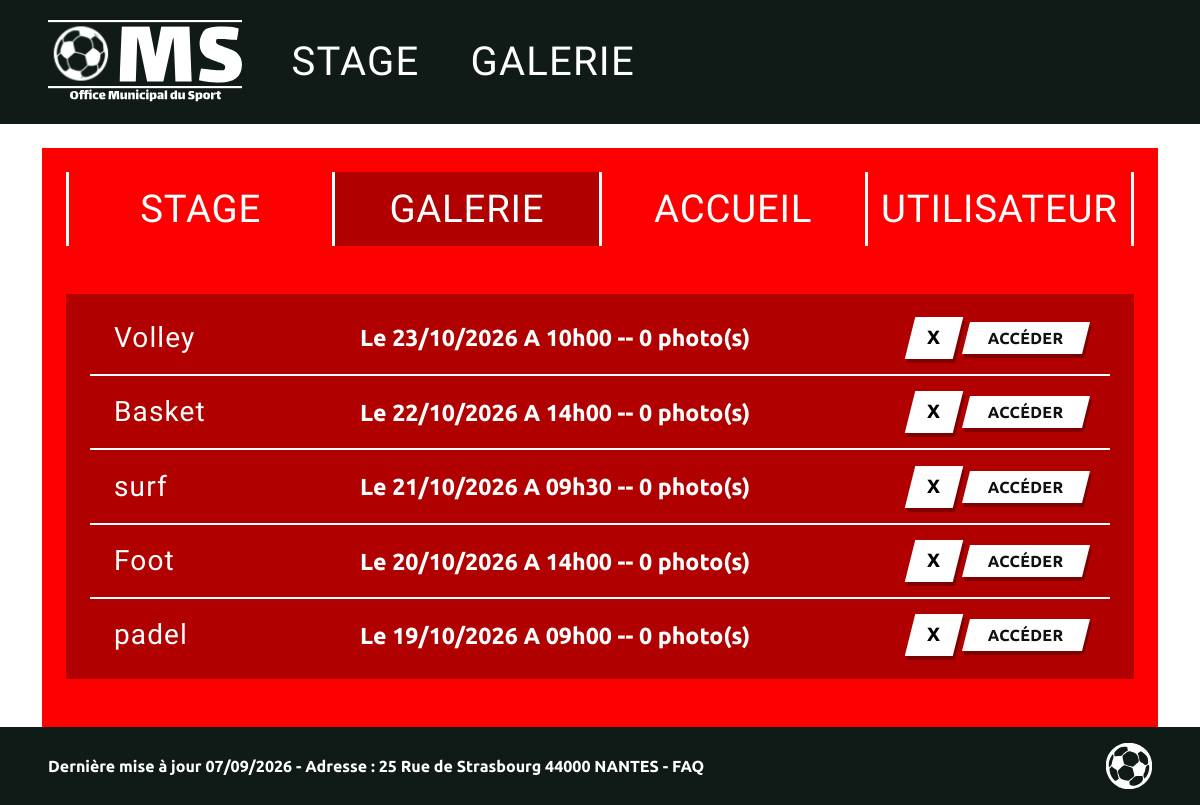
/Admin_Galerie.php (signed in), run on the app's committed database.
### tables this page shows
CREATE TABLE Galerie (
    id_dossier    INTEGER     NOT NULL AUTO_INCREMENT,
    id_image      INTEGER     COMMENT 'Image de couverture (facultative)',
    id_stage      INTEGER,
    dossier_stage VARCHAR(100),
    date          DATE,
    heure         TIME,
    PRIMARY KEY (id_dossier),
    UNIQUE KEY uq_galerie_stage (id_stage),
    CONSTRAINT fk_galerie_image
        FOREIGN KEY (id_image) REFERENCES Image (id_image) ON DELETE SET NULL,
    CONSTRAINT fk_galerie_stage
        FOREIGN KEY (id_stage) REFERENCES Stage (id_stage) ON DELETE CASCADE
);

CREATE TABLE Stage (
    id_stage      INTEGER     NOT NULL AUTO_INCREMENT,
    intitule      VARCHAR(100),
    type_activite VARCHAR(100),
    niveau_etude  VARCHAR(100),
    description   VARCHAR(255),
    nb_inscrits   INTEGER,
    nb_places     INTEGER,
    image_path    VARCHAR(255) COMMENT 'Chemin de l''image du stage (colonne simple, pas de FK)',
    date_stage    DATE            COMMENT 'Date du stage (affichée par le PHP)',
    heure_stage   TIME            COMMENT 'Heure du stage (affichée par le PHP)',
    PRIMARY KEY (id_stage)
);

### HTML/Admin_Galerie.php (the view, shortened to what this page needs)
<?php
$pdo = galerie_pdo();
$galeries = $pdo->query(
    "SELECT g.id_dossier, s.intitule, s.date_stage, s.heure_stage, COUNT(i.id_image) AS nb_images
     FROM galerie g
     JOIN stage s ON s.id_stage = g.id_stage
     LEFT JOIN image i ON i.id_dossier = g.id_dossier
     GROUP BY g.id_dossier, s.intitule, s.date_stage, s.heure_stage
     ORDER BY s.date_stage DESC, s.heure_stage DESC"
)->fetchAll(PDO::FETCH_ASSOC);
function date_fr(?string $date): string
{
    return $date ? date('d/m/Y', strtotime($date)) : '—';
}
function heure_fr(?string $heure): string
{
    return $heure ? str_replace(':', 'h', substr($heure, 0, 5)) : '';
}
?>
<!doctype html>
<html lang="fr">
<head>
  <link href="https://cdn.jsdelivr.net/npm/bootstrap@5.3.8/dist/css/bootstrap.min.css" rel="stylesheet">
</head>
<body>
  <header class="oms-header py-2">
    <div class="container-fluid px-4 px-lg-5 d-flex align-items-center" style="min-height:108px;">
      <a href="index.php" class="d-flex align-items-center me-4" aria-label="Accueil OMS">
        <img src="../Annexes/Images/logo_OMS.svg" alt="OMS – Office Municipal du Sport" class="oms-logo">
      </a>
      <nav class="d-flex align-items-center" aria-label="Navigation principale">
        <a class="nav-link" href="stage.php">Stage</a>
        <a class="nav-link" href="galerie.php">Galerie</a>
      </nav>
    </div>
  </header>
  <main class="oms-main pt-4 pb-0">
    <div class="container">
      <section class="oms-rouge p-4 p-lg-4">
        <nav class="oms-tabs mb-4 mb-lg-5" aria-label="Navigation administration">
          <span class="oms-sep" aria-hidden="true"></span>
          <a class="oms-tab" href="Admin_Stage.php">Stage</a>
          <span class="oms-sep" aria-hidden="true"></span>
          <a class="oms-tab actif" href="Admin_Galerie.php" aria-current="page">Galerie</a>
          <span class="oms-sep" aria-hidden="true"></span>
          <a class="oms-tab" href="Admin_Accueil.php">Accueil</a>
          <span class="oms-sep" aria-hidden="true"></span>
          <a class="oms-tab" href="Admin_Utilisateur.php">Utilisateur</a>
          <span class="oms-sep" aria-hidden="true"></span>
        </nav>
        <div class="oms-liste px-3 px-lg-4 py-2 mb-4">
          <?php foreach ($galeries as $galerie): ?>
          <div class="oms-ligne">
            <span class="oms-sport"><?= htmlspecialchars($galerie['intitule']) ?></span>
            <span class="oms-date">Le <?= date_fr($galerie['date_stage']) ?> A <?= heure_fr($galerie['heure_stage']) ?> -- <?= (int) $galerie['nb_images'] ?> photo(s)</span>
            <div class="d-flex align-items-center gap-2">
              <form action="delete_image.php" method="post" class="m-0"
                    onsubmit="return confirm('Supprimer toutes les photos de la galerie <?= htmlspecialchars(addslashes($galerie['intitule'])) ?> ?');">
                <button type="submit" class="oms-btn oms-btn--x" aria-label="Vider la galerie <?= htmlspecialchars($galerie['intitule']) ?>"><span>X</span></button>
              </form>
              <a href="Admin_Galerie_detail.php?id=<?= (int) $galerie['id_dossier'] ?>" class="oms-btn oms-btn--blanc text-decoration-none"><span>Accéder</span></a>
            </div>
          </div>
          <?php endforeach; ?>
        </div>
      </section>
    </div>
  </main>
  <footer class="oms-footer">
    <div class="container-fluid px-4 px-lg-5 d-flex align-items-center justify-content-between py-3">
      <p class="mb-0 fw-bold" style="font-size:1rem;">
        Dernière mise à jour 07/09/2026 - Adresse : 25 Rue de Strasbourg 44000 NANTES -
        <a href="#" class="text-white text-decoration-none">FAQ</a>
      </p>
      <img src="../Annexes/Images/logo_ball_oms.svg" alt="" class="ballon" aria-hidden="true">
    </div>
  </footer>
</body>
</html>

### HTML/Admin_Galerie.php (style rules this page uses)
:root { --oms-rouge:#ff0000; --oms-rouge-fonce:#b00000; --oms-sombre:#101b17; }
body { display:flex;flex-direction:column;min-height:100vh; font-family:'Ubuntu',Arial,Helvetica,sans-serif; background:#fff; }
main { flex:1 0 auto; }
.oms-header { background:var(--oms-sombre); }
.oms-logo { display:block;height:84px;width:auto; }
.oms-header .nav-link { color:#fff;text-decoration:none;text-transform:uppercase; font-family:'Lalezar',sans-serif;font-size:2.5rem;line-height:1; letter-spacing:.03em;padding:.3rem 1.6rem; }
.oms-rouge { background:var(--oms-rouge); }
.oms-main { display:flex;flex-direction:column; }
.oms-main>.container { display:flex;flex-direction:column;flex:1 1 auto; }
.oms-main>.container>section { flex:1 1 auto;display:flex;flex-direction:column; }
.oms-tabs { display:flex;align-items:stretch; }
.oms-tab { flex:1 1 0;display:flex;align-items:center;justify-content:center; padding:1.1rem 0;color:#fff;text-decoration:none;text-transform:uppercase; font-family:'Lalezar',sans-serif;font-size:2.4rem;line-height:1;letter-spacing:.02em; }
.oms-tab.actif { background:var(--oms-rouge-fonce); }
.oms-sep { flex:0 0 3px;background:#fff; }
.oms-liste { background:var(--oms-rouge-fonce); }
.oms-ligne { display:flex;align-items:center;gap:1rem;padding:.95rem 1.5rem; }
.oms-ligne + .oms-ligne { border-top:2px solid #fff; }
.oms-sport { font-family:'Lalezar',sans-serif;font-size:1.75rem;color:#fff;letter-spacing:.04em;min-width:230px; }
.oms-date { flex:1 1 auto;color:#fff;font-weight:700;font-size:1.45rem; }
.oms-btn { display:inline-block;border:0;border-radius:0;cursor:pointer; background:var(--oms-sombre);color:#fff; font-family:'Lalezar',sans-serif;font-size:2.4rem;line-height:1.1; letter-spacing:.03em;text-transform:uppercase; padding:.6rem 2.3rem .45rem;transform:skewX(-14deg); box-shadow:3px 4px 0 rgba(0,0,0,.28); }
.oms-btn>span { display:inline-block;transform:skewX(14deg); }
.oms-btn--blanc { background:#fff;color:#111;font-family:'Ubuntu',sans-serif;font-weight:700; font-size:1rem;padding:.5rem 1.4rem .4rem;letter-spacing:.02em; }
.oms-btn--x { width:48px;height:42px;padding:0;background:#fff;color:#000; font-family:'Ubuntu',sans-serif;font-weight:900;font-size:1.2rem; display:inline-flex;align-items:center;justify-content:center; }
.oms-footer { background:var(--oms-sombre);color:#fff;flex-shrink:0; }
.oms-footer .ballon { width:46px;height:46px;display:block; }

### data on the page
galerie: id_stage.intitule "Volley", id_stage.date_stage "23/10/2026", id_stage.heure_stage "10h00", nb_images "0"
galerie: id_stage.intitule "Basket", id_stage.date_stage "22/10/2026", id_stage.heure_stage "14h00", nb_images "0"
galerie: id_stage.intitule "surf", id_stage.date_stage "21/10/2026", id_stage.heure_stage "09h30", nb_images "0"
galerie: id_stage.intitule "Foot", id_stage.date_stage "20/10/2026", id_stage.heure_stage "14h00", nb_images "0"
galerie: id_stage.intitule "padel", id_stage.date_stage "19/10/2026", id_stage.heure_stage "09h00", nb_images "0"
